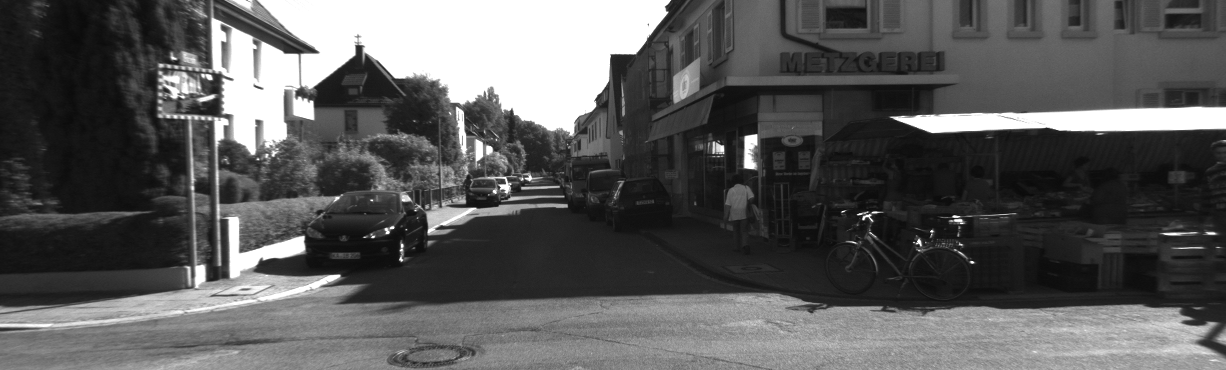
#> input picture 000000.png, 1226 x 370 px
$ python B21CS060_ques3.py
#> lines starting #> are read from the running program, lines starting #| are printed output that depends on the picture
# %% [markdown]
# Importing necessary parameters

# %%
import numpy as np
import cv2
import random
import matplotlib.pyplot as plt

# %%
img_r = cv2.imread("./000000.png", cv2.IMREAD_COLOR)
#> img_r is the input picture: shape (370, 1226, 3); min 9, max 255, mean 89.5
img_l = cv2.imread("./000023.png", cv2.IMREAD_COLOR)
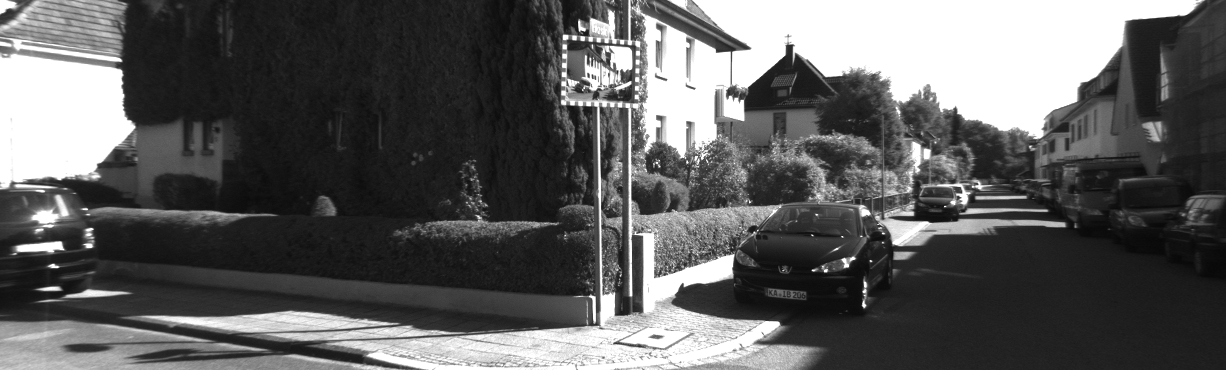
#> input picture 000023.png, 1226 x 370 px
#> img_l is the input picture: shape (370, 1226, 3); min 7, max 255, mean 93

# %% [markdown]
# Right Image

# %%
plt.imshow(img_r)

# %% [markdown]
# Left Image

# %%
plt.imshow(img_l)

# %% [markdown]
# Using the sift operator for finding the keypoints

# %%
sift = cv2.SIFT_create()
gray_img_r = cv2.cvtColor(img_r, cv2.COLOR_BGR2GRAY)
keypoints_r, descriptors_r = sift.detectAndCompute(gray_img_r, None)
#> keypoints_r = 1578 keypoints; strongest (x, y, size): (972, 262, 2.1), (932, 231, 1.8), (392, 227, 2.4), (751, 141, 10)

# %%
des_img_r = cv2.drawKeypoints(gray_img_r, keypoints_r, gray_img_r, flags=cv2.DRAW_MATCHES_FLAGS_DRAW_RICH_KEYPOINTS)
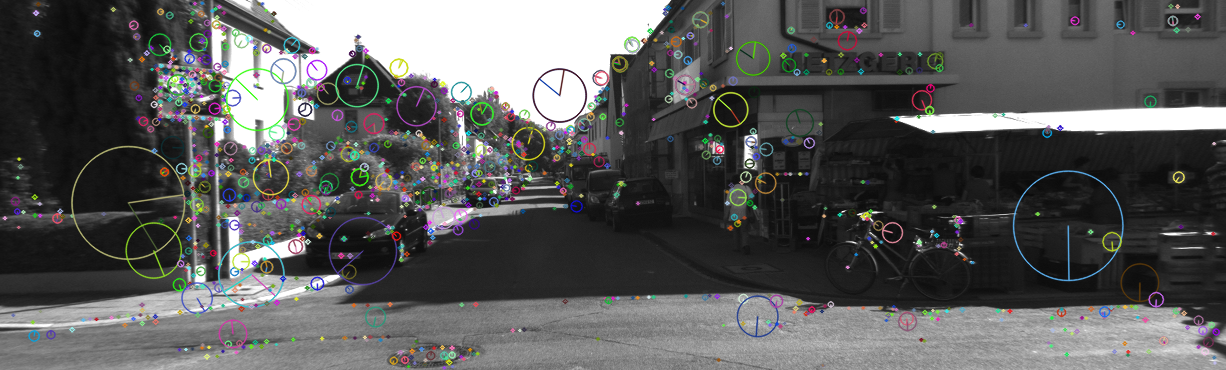
#> des_img_r: shape (370, 1226, 3); mean of channels 0, 1, 2 90.6, 91.1, 90.7; drawn as B, G, R
print(des_img_r.shape)
#| (370, 1226, 3)
plt.figure(figsize=(10,30))
plt.imshow(des_img_r)

# %% [markdown]
# SIFT operator and the corresponding keypoint

# %%
sift = cv2.SIFT_create()
gray_img_l = cv2.cvtColor(img_l, cv2.COLOR_BGR2GRAY)
keypoints_l, descriptors_l = sift.detectAndCompute(gray_img_l, None)
#> keypoints_l = 2113 keypoints; strongest (x, y, size): (864, 305, 3), (53, 266, 3.7), (582, 38, 3.3), (826, 271, 2.5)


# %%
des_img_l = cv2.drawKeypoints(gray_img_l, keypoints_l, gray_img_l, flags=cv2.DRAW_MATCHES_FLAGS_DRAW_RICH_KEYPOINTS)
print(des_img_l.shape)
#| (370, 1226, 3)
plt.figure(figsize=(10,30))
plt.imshow(des_img_l)

# %% [markdown]
# Fundamental Matrix

# %%
F_M = np.array([[3.34638533e-07, 7.58547151e-06, -2.04147752e-03],
                                [-5.83765868e-06, 1.36498636e-06, 2.67566877e-04],
                                [1.45892349e-03, -4.37648316e-03, 1.00000000e+00]])

print(F_M)

# %% [markdown]
# Epipolar line equation

# %%
epipolar_eq = cv2.imread("./Epipolar_eq.png", cv2.IMREAD_COLOR)
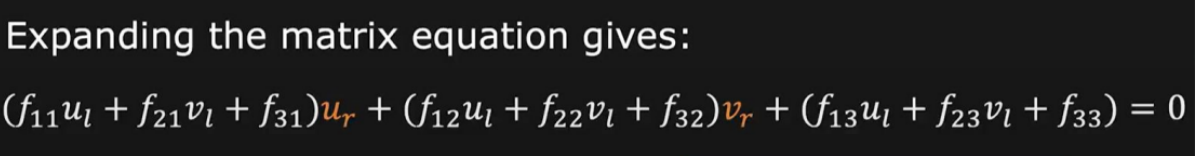
#> input picture Epipolar_eq.png, 1195 x 156 px
#> epipolar_eq is the input picture: shape (156, 1195, 3); mean B, G, R 35.8, 35.9, 36.1
plt.imshow(epipolar_eq)

# %% [markdown]
# Function for plotting epipolar lines

# %%
def plot_epipolar(keypoints, img, right = True):
#> called with right = True
    epi_points = keypoints
#> epi_points has the same summary as keypoints_l outside plot_epipolar
    epi_points = random.sample(keypoints, 15)
#> epi_points = 15 keypoints; strongest (x, y, size): (633, 20, 3), (687, 130, 2.1), (1156, 138, 5.6), (885, 84, 5.9)
    fig = plt.figure(figsize = (30, 20))
    plt.imshow(img)
    for i in range(len(epi_points)):
        u_l , v_l = epi_points[i].pt
        x_val = np.linspace(0, 1226, 1226)
        x = []
        y = []
        for val in x_val:
            if(right):
                y_val = ((F_M[0][0]*u_l + F_M[1][0]*v_l + F_M[2][0])*val + (F_M[0][2]*u_l + F_M[1][2]*v_l + F_M[2][2])) / -(F_M[0][1]*u_l + F_M[1][1]*v_l + F_M[2][1])
            else:
                y_val = ((F_M[0][0]*u_l + F_M[0][1]*v_l + F_M[0][2])*val + (F_M[2][0]*u_l + F_M[2][1]*v_l + F_M[2][2])) / -(F_M[1][0]*u_l + F_M[1][1]*v_l + F_M[1][2])
            if(y_val > 0 and y_val < 360):
                x.append(val)
                y.append(y_val)
        y = np.array(y)
        plt.plot(x, y, linewidth=3)
#> this loop made 15 passes
#> (u_l, v_l) on passes 1 to 12: (856.8, 211.1), (903.1, 139.8), (108.8, 34.85), (663.3, 326.4), (1188.2, 190.7), (1064.8, 173.5), (885.4, 84.09), (715.6, 159.8), (1031.1, 173.4), (804, 123.8), (632.7, 20.17), (1155.7, 137.9)
    plt.show()
#> figure, not shown here; B, G, R data is drawn as R, G, B
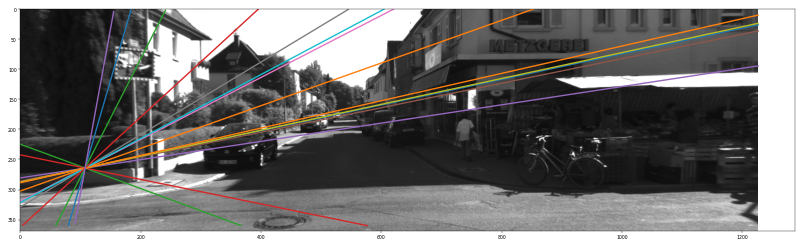
#> figure drawn by matplotlib, 1 panel

# %% [markdown]
# Plotting epipolar lines on right image

# %%
plot_epipolar(keypoints_l, img_r, right = True)

# %% [markdown]
# Epipolar on left image

# %%
plot_epipolar(keypoints_r, img_l, right = False)
#> call 2 of plot_epipolar, with right = False
#> in plot_epipolar (call 2), `epi_points = keypoints`: epi_points has the same summary as keypoints_r outside plot_epipolar
#> in plot_epipolar (call 2), `epi_points = random.sample(keypoints, 15)`: epi_points = 15 keypoints; strongest (x, y, size): (209, 77, 3.7), (182, 117, 2.8), (474, 208, 2), (358, 36, 2.4)
#> the loop in plot_epipolar (call 2), `for i in range(len(epi_points)):` made 15 passes
#> (u_l, v_l) on passes 1 to 12: (1155.8, 299.1), (191.5, 159.4), (709.2, 295), (282.6, 278.2), (528.3, 167.8), (908.7, 70.3), (682, 7.68), (209.5, 77.34), (340.3, 149.4), (192.6, 179.4), (997.6, 310.3), (182.3, 116.8)
#> in plot_epipolar (call 2), `plt.show()`:
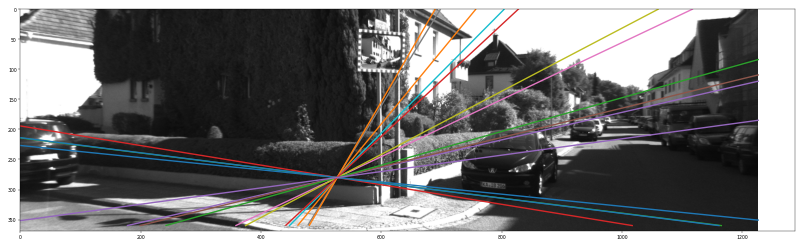
#> figure drawn by matplotlib, 1 panel

# %% [markdown]
# Function for finding the corresponding points

# %%
def find_corresponding_point(x1, y1, fundamental_matrix, inp_dim_x, inp_dim_y):
    # Compute the epipolar line in the second image
    epipolar_line = np.dot(np.array([x1,y1,1]).transpose(),fundamental_matrix)
    # search_range =   # Example range (pixels)
    best_matching_point = None
    best_matching_sad = float('inf')
    half_window = 3
    # Ensure that slice indices are integers
    x1, y1, half_window = int(x1), int(y1), int(half_window)
    # Extract the window from the first image (right_bike)
    window1 = gray_img_r[y1 - half_window:y1 + half_window + 1, x1 - half_window:x1 + half_window + 1]

    # Search for the corresponding point along the epipolar line in the second image using SAD and descriptor matching
    for x2 in range(x1-50, x1+50):
        y2 = int((-epipolar_line[0] * x2 - epipolar_line[2]) / epipolar_line[1])  # Compute y coordinate from the line equation
        # Check if (x2, y2) is within the image boundaries
        if 0 <= x2 < inp_dim_x and 0 <= y2 < inp_dim_y:
            # Extract the window from the second image (left_bike)
            window2 = gray_img_l[y2 - half_window:y2 + half_window + 1, x2 - half_window:x2 + half_window + 1]
            if window2.shape != window1.shape:
                continue

            # Compute SAD (Sum of Absolute Differences) between the windows
            sad_value = np.sum(np.abs(window1.astype(np.float32) - window2.astype(np.float32)))
            # Update best matching point if the SAD value is smaller
            if sad_value < best_matching_sad:
                best_matching_sad = sad_value
                best_matching_point = (x2, y2)

    # Output the best matching point and its SAD value
    if(best_matching_point == None):
        return (-1,-1)
    return best_matching_point

# %% [markdown]
# Function for finding the epipoles of the images

# %%
def find_epipole(fundamental_matrix, of_left = True):
    p1 = np.array([200,200,1])
    p2 = np.array([300,300,1])
    L1 = None
    L2 = None
    if(of_left == False):
        L1 = np.dot(p1.transpose(), fundamental_matrix)
        L2 = np.dot(p2.transpose(), fundamental_matrix)
    else:
        L1 = np.dot(fundamental_matrix, p1)
        L2 = np.dot(fundamental_matrix, p2)

    y = (L2[2]/L2[0] - L1[2]/L1[0]) / (L1[1]/L1[0] - L2[1]/L2[0])
    return y

# %% [markdown]
# Sampling the 10 points on left image and plotting the corresponding epipolar point in the right image

# %%
x_epipolar_point = np.linspace(100,1200,10)
left_y_epipole = find_epipole(F_M, True)
y_epipolar_point = left_y_epipole*np.ones_like(x_epipolar_point)

fig, axs = plt.subplots(1,2,figsize = (30, 20))
axs[0].imshow(img_l)
axs[0].scatter(x_epipolar_point, y_epipolar_point)

corres_point_x = []
corres_point_y = []

for i in range(10):
    x_cor, y_cor = find_corresponding_point(x_epipolar_point[i], y_epipolar_point[i], F_M, img_r.shape[0], img_r.shape[1])
    if(y_cor>50 and x_cor>50):
        corres_point_x.append(x_cor)
        corres_point_y.append(y_cor)
#> after the loop, corres_point_x = [102, 219, 366]; corres_point_y = [264, 259, 252]
axs[1].scatter(corres_point_x, corres_point_y, color = "red", s=100)

fig = plt.figure(figsize = (15, 10))
for i in range(10):
    axs[1].imshow(img_r)
    u_l = x_epipolar_point[i]
    # u_l = random.randint(10,1000)
    v_l = y_epipolar_point[i]
    # v_l = random.randint(500,1000)
    x_val = np.linspace(0, 1226, 1226)
    x = []
    y = []
    p1 = np.array([u_l, v_l, 1])
    # Compute the epipolar line in the second image
    epipolar_line = np.dot(p1, F_M)
    for val in x_val:
        y_val = ((epipolar_line[0])*val + (epipolar_line[2])) / -(epipolar_line[1])
        if(y_val > 0 and y_val < 360):
            x.append(val)
            y.append(y_val)
            # axs[1].scatter(val, y_val, color='red')
            # axs.scatter()
    axs[1].plot(x, y, linewidth=3)

# %% [markdown]
# Sampling 10 equidistant points from right image and plotting the epipolar lines

# %%
x_epipolar_point_r = np.linspace(100,1200,10)
right_y_epipole = find_epipole(F_M, False)
y_epipolar_point_r = right_y_epipole*np.ones_like(x_epipolar_point_r)

fig, axs = plt.subplots(1,2, figsize = (30, 20))
axs[0].imshow(img_r)
axs[0].scatter(x_epipolar_point_r, y_epipolar_point_r)
print(right_y_epipole)

corres_point_x = []
corres_point_y = []

for i in range(10):
    x_cor, y_cor = find_corresponding_point(x_epipolar_point_r[i], y_epipolar_point_r[i], F_M, img_r.shape[0], img_r.shape[1])
    if(y_cor>0 and x_cor>0):
        corres_point_x.append(x_cor)
        corres_point_y.append(y_cor)
#> after the loop, corres_point_x = [91, 172, 294]; corres_point_y = [264, 264, 268]

axs[1].scatter(corres_point_x, corres_point_y, color = "red", s=100)

fig = plt.figure(figsize = (15, 10))
for i in range(10):
    axs[1].imshow(img_l)
    u_l = x_epipolar_point_r[i]
    # u_l = random.randint(10,1000)
    v_l = y_epipolar_point_r[i]
    # v_l = random.randint(500,1000)
    x_val = np.linspace(0, 1226, 1226)
    x = []
    y = []
    p1 = np.array([[u_l], [v_l], [1]])
    # Compute the epipolar line in the second image
    epipolar_line = np.dot(F_M, p1)
    # print(epipolar_line[0],epipolar_line[1], epipolar_line[2])
    for val in x_val:
        y_val = ((epipolar_line[0])*val + (epipolar_line[2])) / -(epipolar_line[1])
        if(y_val > 0 and y_val < 360):
            x.append(val)
            y.append(y_val)
    axs[1].plot(x, y, linewidth=3)

# %%
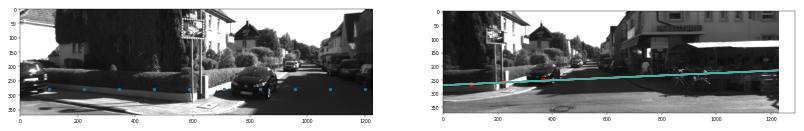
#> figure drawn by matplotlib, 2 panels
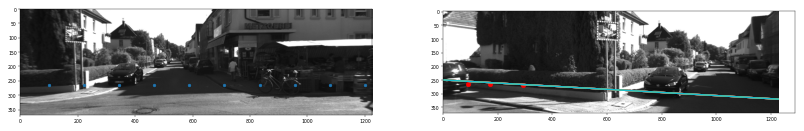
#> figure drawn by matplotlib, 2 panels
